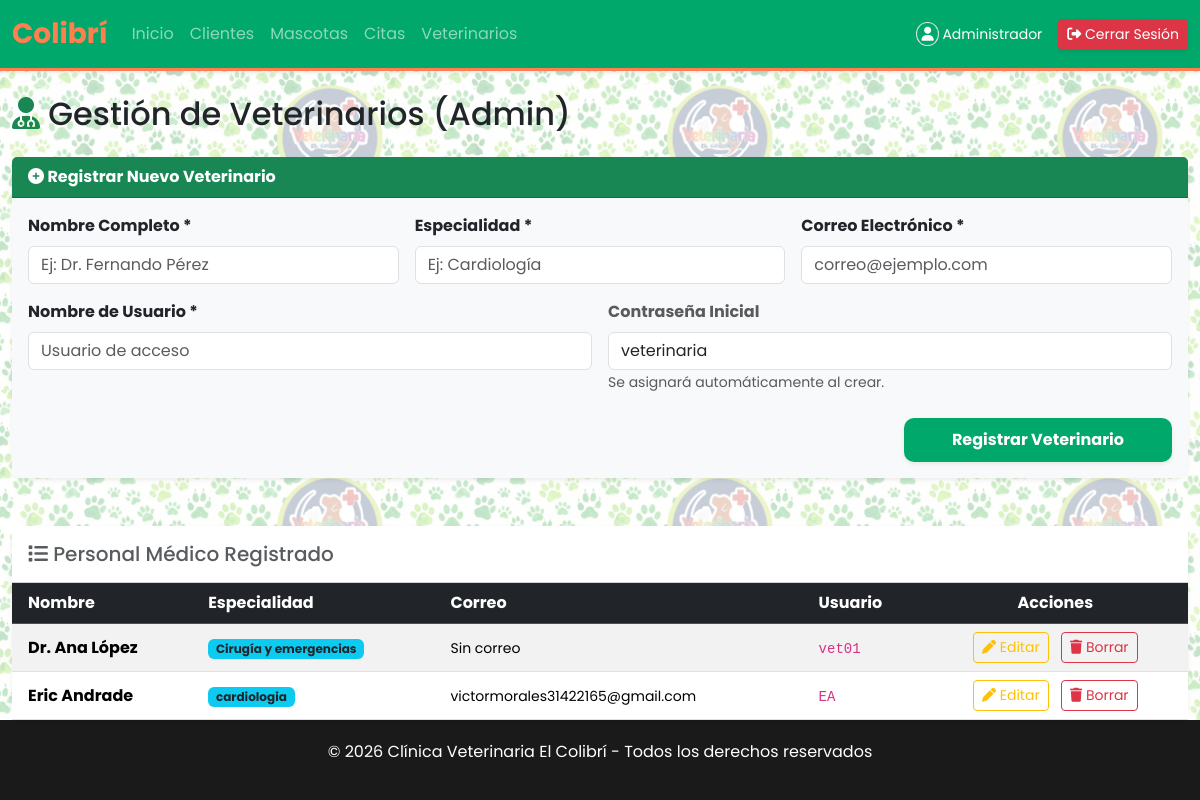
The app's page /pages/veterinarios.php (signed in) with its own data.
### tables this page shows
CREATE TABLE `usuario` (
  `id_veterinario` int(11) NOT NULL,
  `nombre` varchar(100) NOT NULL,
  `rol` enum('admin','veterinario') DEFAULT 'veterinario',
  `especialidad` varchar(100) DEFAULT NULL,
  `correo` varchar(100) DEFAULT NULL,
  `telefono` varchar(20) DEFAULT NULL,
  `usuario` varchar(50) DEFAULT NULL,
  `password` varchar(255) DEFAULT NULL
);

### pages/veterinarios.php (the view, shortened to what this page needs)
<?php
require_once '../includes/header.php';
$editRow = null;
$veterinarios = mysqli_query($con, "SELECT * FROM usuario WHERE rol = 'veterinario' ORDER BY nombre ASC");
?>
<div class="container-fluid">
    <h2 class="mb-4"><i class="fas fa-user-md text-success"></i> Gestión de Veterinarios (Admin)</h2>
    <div class="card mb-5 shadow-sm border-0">
        <div class="card-header <?= $editRow ? 'bg-warning text-dark' : 'bg-success text-white' ?> fw-bold">
            <i class="fas <?= $editRow ? 'fa-edit' : 'fa-plus-circle' ?>"></i>
            <?= $editRow ? 'Modificar Médico: ' . htmlspecialchars($editRow['nombre']) : 'Registrar Nuevo Veterinario' ?>
        </div>
        <div class="card-body bg-light">
            <form method="POST" class="row g-3">
                <div class="col-md-4">
                    <label class="form-label fw-bold">Nombre Completo *</label>
                    <input type="text" name="nombre" class="form-control" value="<?= $editRow['nombre'] ?? '' ?>" placeholder="Ej: Dr. Fernando Pérez" required>
                </div>
                <div class="col-md-4">
                    <label class="form-label fw-bold">Especialidad *</label>
                    <input type="text" name="especialidad" class="form-control" value="<?= $editRow['especialidad'] ?? '' ?>" placeholder="Ej: Cardiología" required>
                </div>
                <div class="col-md-4">
                    <label class="form-label fw-bold">Correo Electrónico *</label>
                    <input type="email" name="correo" class="form-control" value="<?= $editRow['correo'] ?? '' ?>" placeholder="correo@ejemplo.com" required>
                </div>
                <div class="col-md-6">
                    <label class="form-label fw-bold">Nombre de Usuario *</label>
                    <input type="text" name="usuario" class="form-control" value="<?= $editRow['usuario'] ?? '' ?>" placeholder="Usuario de acceso" required>
                </div>
                <div class="col-md-6">
                    <?php if($editRow): ?>
                        <label class="form-label fw-bold">Nueva Contraseña (Opcional)</label>
                        <input type="password" name="password" class="form-control" placeholder="Dejar vacío para no cambiar">
                    <?php else: ?>
                        <label class="form-label fw-bold text-muted">Contraseña Inicial</label>
                        <input type="text" class="form-control bg-white" value="veterinaria" disabled>
                        <small class="text-muted">Se asignará automáticamente al crear.</small>
                    <?php endif; ?>
                </div>
                <div class="col-12 text-end mt-4">
                    <?php if($editRow): ?>
                        <a href="veterinarios.php" class="btn btn-secondary px-4">Cancelar Edición</a>
                        <button type="submit" name="actualizar" class="btn btn-warning px-4 fw-bold">Guardar Cambios</button>
                    <?php else: ?>
                        <button type="submit" name="crear" class="btn btn-success px-5 fw-bold shadow-sm">Registrar Veterinario</button>
                    <?php endif; ?>
                </div>
            </form>
        </div>
    </div>
    <div class="card shadow-sm border-0">
        <div class="card-header bg-white py-3">
            <h5 class="mb-0 text-muted"><i class="fas fa-list"></i> Personal Médico Registrado</h5>
        </div>
        <div class="card-body p-0">
            <table class="table table-hover table-striped mb-0 align-middle">
                <thead class="table-dark">
                    <tr>
                        <th class="ps-3">Nombre</th>
                        <th>Especialidad</th>
                        <th>Correo</th>
                        <th>Usuario</th>
                        <th class="text-center">Acciones</th>
                    </tr>
                </thead>
                <tbody>
                    <?php if(mysqli_num_rows($veterinarios) > 0): ?>
                        <?php while ($v = mysqli_fetch_assoc($veterinarios)): ?>
                        <tr>
                            <td class="ps-3 fw-bold"><?= htmlspecialchars($v['nombre']) ?></td>
                            <td><span class="badge bg-info text-dark"><?= htmlspecialchars($v['especialidad']) ?></span></td>
                            <td><small><?= htmlspecialchars($v['correo'] ?? 'Sin correo') ?></small></td>
                            <td><code><?= htmlspecialchars($v['usuario']) ?></code></td>
                            <td class="text-center">
                                <a href="?editar=<?= $v['id_veterinario'] ?>" class="btn btn-sm btn-outline-warning mx-1">
                                    <i class="fas fa-pen"></i> Editar
                                </a>
                                <a href="?eliminar=<?= $v['id_veterinario'] ?>" class="btn btn-sm btn-outline-danger mx-1" onclick="return confirm('¿Eliminar registro?')">
                                    <i class="fas fa-trash"></i> Borrar
                                </a>
                            </td>
                        </tr>
                        <?php endwhile; ?>
                    <?php else: ?>
                        <tr><td colspan="5" class="text-center p-5 text-muted">No hay médicos registrados actualmente.</td></tr>
                    <?php endif; ?>
                </tbody>
            </table>
        </div>
    </div>
</div>
<?php require_once '../includes/footer.php'; ?>

### assets/css/style.css (style rules this page uses)
:root { --primary: #00A86B; --primary-dark: #008f5d; --accent: #FF7F50; --glass: rgba(255, 255, 255, 0.85); }
body { font-family: 'Poppins', sans-serif; background: url('../img/background.jpg') repeat !important; background-size: 390px !important; background-attachment: fixed !important; min-height: 100vh; display: flex; flex-direction: column; }
body::before { content: ""; position: fixed; top: 0; left: 0; width: 100%; height: 100%; background: rgba(255, 255, 255, 0.75); z-index: -1; }
.card { border: none !important; border-radius: 15px !important; box-shadow: 0 5px 15px rgba(0,0,0,0.05); transition: all 0.3s ease-in-out; }
.card i, .card img { transition: transform 0.4s ease; }
.btn-success { background-color: var(--primary) !important; border: none; border-radius: 10px; padding: 10px 20px; font-weight: 600; transition: 0.3s; }

### records on screen
usuario: nombre "Dr. Ana López", especialidad "Cirugía y emergencias", correo "Sin correo", usuario "vet01"
usuario: nombre "Eric Andrade", especialidad "cardiologia", correo "victormorales31422165@gmail.com", usuario "EA"

### other values on screen
$_SESSION['user']['nombre'] "Administrador"
